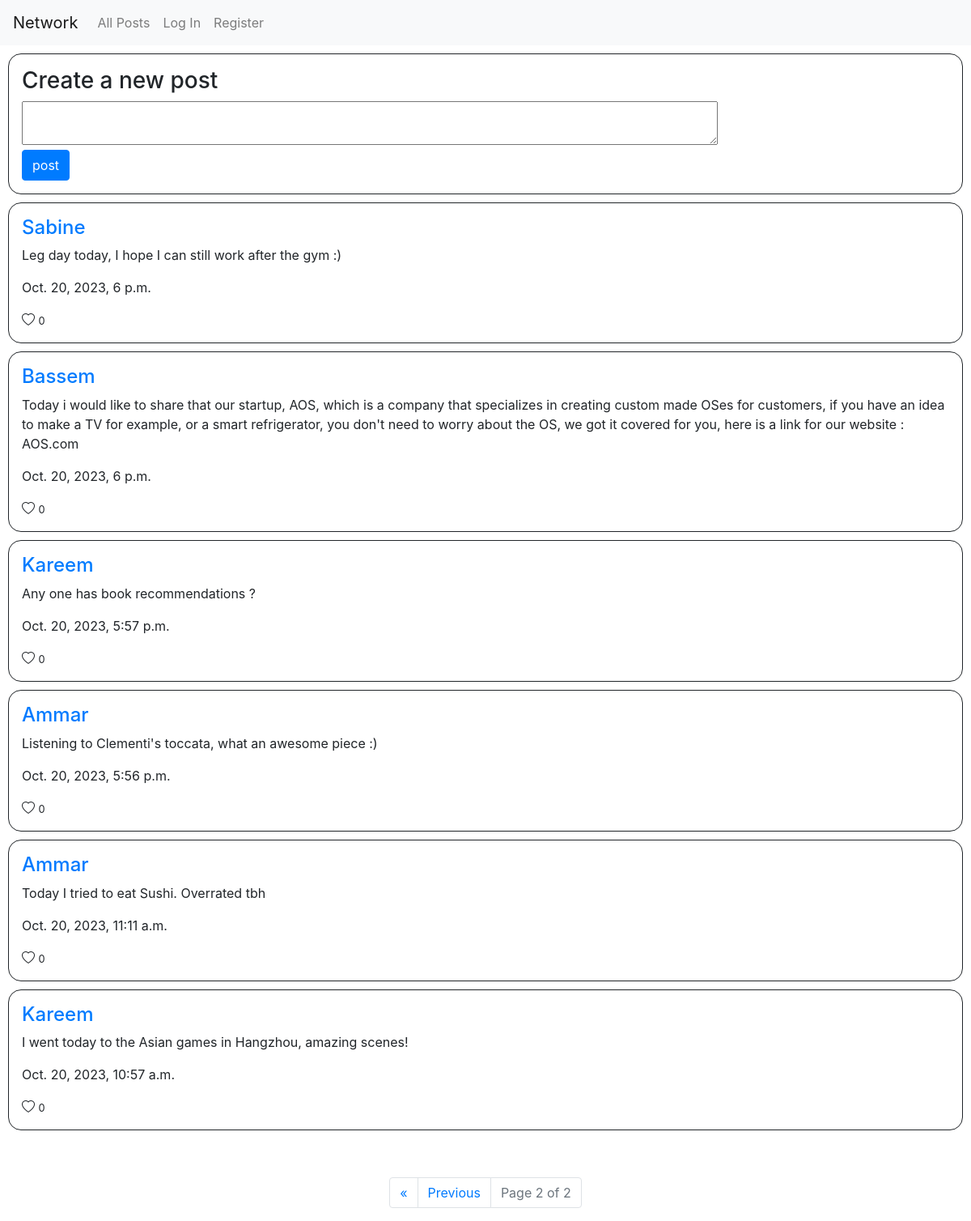
Screenshot of /?page=2 with the database file from the repository.
### network/models.py (models this page shows)
class Post(models.Model):
    content = models.CharField(max_length = 256)
    user = models.ForeignKey(User, on_delete=models.CASCADE,related_name="Posts")
    time = models.DateTimeField()
    likes = models.ManyToManyField(User, related_name = "liked_posts", blank=True)

class User(AbstractUser):
    follow = models.ManyToManyField('self', symmetrical = False ,related_name="followers")

### network/views.py (the view)
# urls.py: path("", views.index, name="index"),
def index(request):
    posts = Post.objects.all().order_by('time').reverse()
    p = Paginator(posts, 10)
    page = request.GET.get("page")
    pst = p.get_page(page)
    return render(request, "network/index.html", {
        "posts":pst
    })

### network/templates/network/index.html (shortened to what this page needs)
{% extends "network/layout.html" %}
{% load static %}
{% block body %}
    <div id = "post" style="border: 1px solid; padding: 16px; margin: 10px; border-radius: 16px;">
        <h3>Create a new post</h3>
        <form action="{% url 'post'%}" method="POST">
            <textarea name="newpost" id = "newpost" class = "w-75"></textarea>
            <br>
            <input type="submit" value = "post" class="btn btn-primary">
        </form>
    </div>
        {% for p in posts %}
            <div class = "post" data-id="{{ p.id }}" id = "posts" data-post = "{{ p.id }}"  style="border: 1px solid; padding: 16px; margin: 10px; border-radius: 16px;">
                <a href="{%url 'profile' p.user.username%}"><h4>{{p.user}}</h4></a>
                <p>{{p.content}}</p>
                <p>{{p.time}}</p>
                <button class="like-button custom" data-id="{{ p.id }}">
                    {%if user in p.likes.all%}
                        <i class="bi bi-heart-fill"></i>
                    {%else%}
                        <i class="bi bi-heart"></i>
                    {%endif%}
                </button>
                <small class = "counter">{{p.likes.count}}</small>
            </div>
        {% empty %}
            <p>No posts</p>
        {% endfor %}
        <div id = "pages">
            <br>
            <nav aria-label="Page navigation example">
                <ul class="pagination justify-content-center">
                {%if posts.has_previous%}
                    <li class="page-item" ><a class="page-link" href="?page=1">&laquo</a></li>
                    <li class="page-item"><a class="page-link" href="?page={{posts.previous_page_number}}">Previous</a></li>
                {%endif%}
                <li class="page-item disabled" ><a class="page-link" href="#">Page {{posts.number}} of {{posts.paginator.num_pages}}</a></li>
                </ul>
            </nav>
        </div>
{% endblock %}

### network/templates/network/layout.html (style rules this page uses)
.custom { background: none; border: none; padding: 0; cursor: pointer; font-size: inherit; color: inherit; text-align: inherit; }

### rows the page displays
Post: user "Sabine", content "Leg day today, I hope I can still work after the gym :)", time "Oct. 20, 2023, 6 p.m.", likes.count "0"
Post: user "Bassem", content "Today i would like to share that our startup, AOS, which is a company that specializes in creating custom made OSes for customers, if you have an idea to make a TV for example, or a smart refrigerator, you don't need to worry about the OS, we got it covered for you, here is a link for our website : AOS.com", time "Oct. 20, 2023, 6 p.m.", likes.count "0"
Post: user "Kareem", content "Any one has book recommendations ?", time "Oct. 20, 2023, 5:57 p.m.", likes.count "0"
Post: user "Ammar", content "Listening to Clementi's toccata, what an awesome piece :)", time "Oct. 20, 2023, 5:56 p.m.", likes.count "0"
Post: user "Ammar", content "Today I tried to eat Sushi. Overrated tbh", time "Oct. 20, 2023, 11:11 a.m.", likes.count "0"
Post: user "Kareem", content "I went today to the Asian games in Hangzhou, amazing scenes!", time "Oct. 20, 2023, 10:57 a.m.", likes.count "0"

### other values shown
{{ posts.number }} "2"
{{ posts.paginator.num_pages }} "2"
